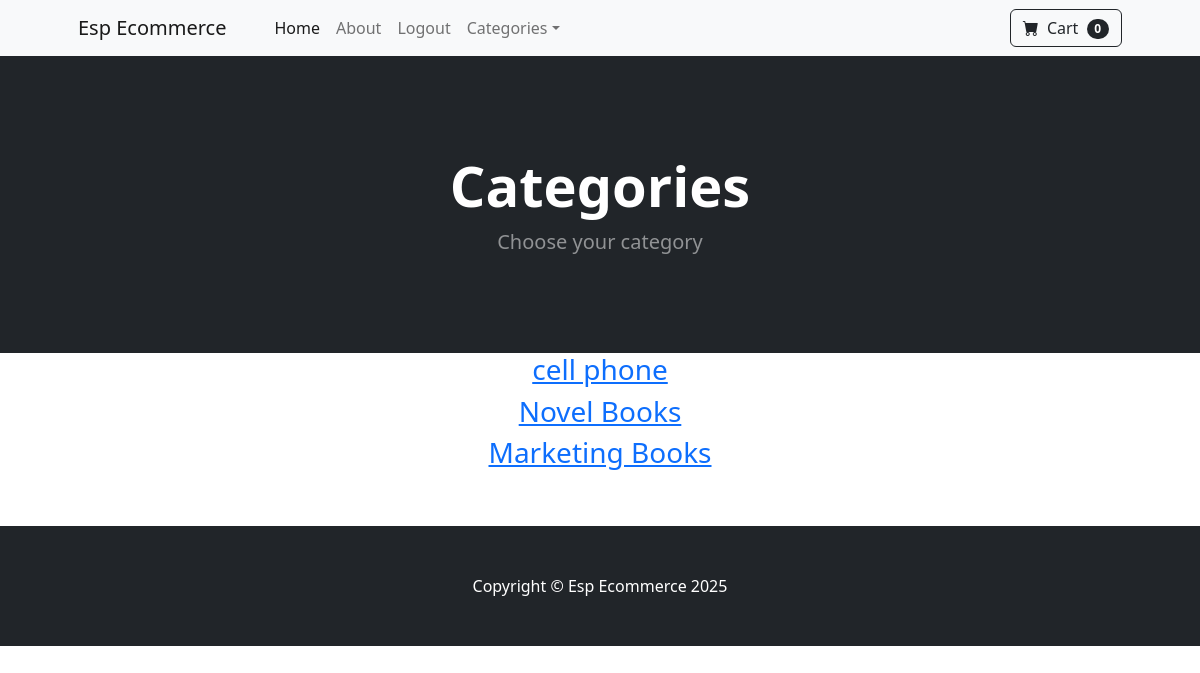
/category_summary/ (signed in), run on the app's committed database.
### store/models.py (models this page shows)
class Category(models.Model):
  name=models.CharField(max_length=50)
  def __str__(self):
    return self.name
  class Meta:
    verbose_name_plural='Categories'

### store/views.py (the view)
# urls.py: path('category_summary/', views.category_summary, name='category_summary'),
def category_summary(request):
   categories= Category.objects.all()
   return render(request, 'category_summary.html', {"categories": categories})

### cart/cart.py (called while the page is built)
  def __len__(self):
    return len(self.cart)

### cart/context_processors.py (called while the page is built)
def cart(request):
  return {'cart': Cart(request)}

### store/templates/category_summary.html
{% extends 'base.html' %}
{% block content %}
 <header class="bg-dark py-5">
            <div class="container px-4 px-lg-5 my-5">
                <div class="text-center text-white">
                    <h1 class="display-4 fw-bolder">Categories</h1>
                    <p class="lead fw-normal text-white-50 mb-0">Choose your category</p>
                </div>
            </div>
        </header>
        <div class="container">
          <div class="row">
            <center>
              <div class="col-8">
                {% for category in categories %}
                  <h3><a href="{% url 'category' category %}">{{category}}</a></h3>
                {% endfor %}
                <br><br>
              </div>
            </center>
          </div>
        </div>
{% endblock %}

### data on the page
Category: name "cell phone"
Category: name "Novel Books"
Category: name "Marketing Books"

### other printed values
{{ cart|length }} "0"
